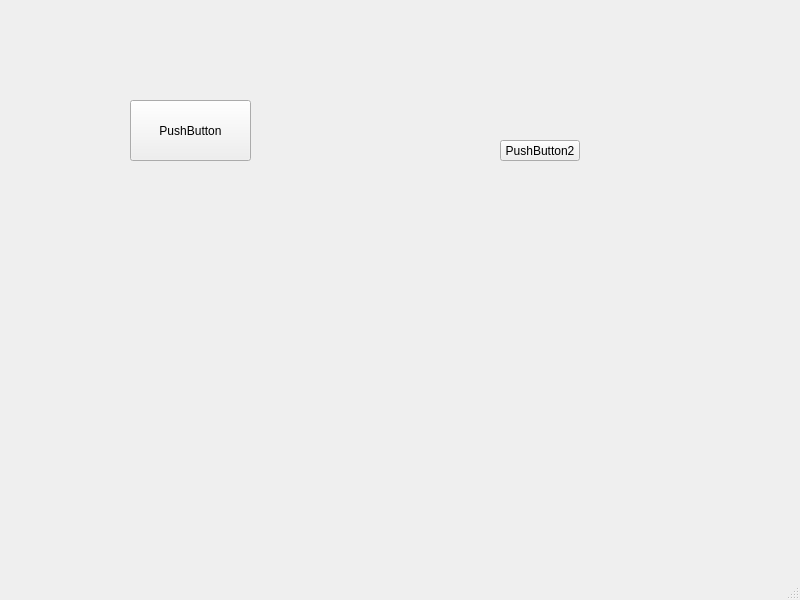
<?xml version="1.0" encoding="UTF-8"?>
<ui version="4.0">
 <class>MainWindow</class>
 <widget class="QMainWindow" name="MainWindow">
  <property name="geometry">
   <rect>
    <x>0</x>
    <y>0</y>
    <width>800</width>
    <height>600</height>
   </rect>
  </property>
  <property name="windowTitle">
   <string>MainWindow</string>
  </property>
  <widget class="QWidget" name="centralwidget">
   <widget class="QPushButton" name="pushButton">
    <property name="geometry">
     <rect>
      <x>130</x>
      <y>100</y>
      <width>121</width>
      <height>61</height>
     </rect>
    </property>
    <property name="text">
     <string>PushButton</string>
    </property>
   </widget>
   <widget class="QPushButton" name="pushButton_2">
    <property name="geometry">
     <rect>
      <x>500</x>
      <y>140</y>
      <width>80</width>
      <height>21</height>
     </rect>
    </property>
    <property name="text">
     <string>PushButton2</string>
    </property>
   </widget>
  </widget>
  <widget class="QMenuBar" name="menubar">
   <property name="geometry">
    <rect>
     <x>0</x>
     <y>0</y>
     <width>800</width>
     <height>20</height>
    </rect>
   </property>
  </widget>
  <widget class="QStatusBar" name="statusbar"/>
 </widget>
 <resources/>
 <connections/>
</ui>
